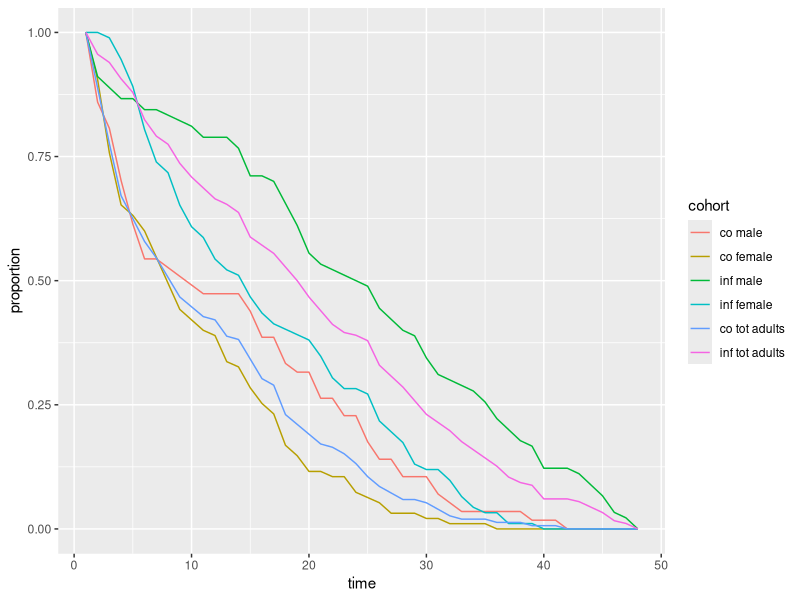
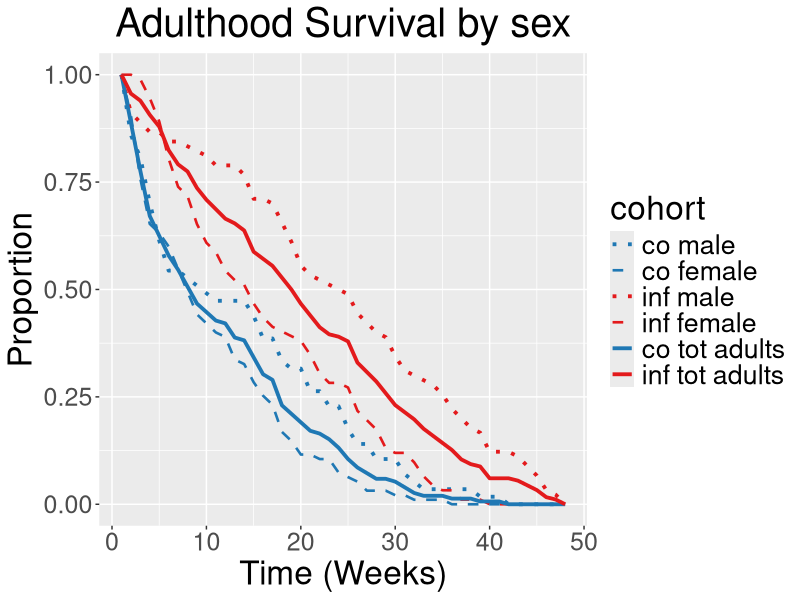

Here is the R script that generated these plots, in order:
###########################################################
#Cimex on life tables (T cruzi-infected and control)
# Code to cimex adult survival by sex graph         
# Written by Renzo Salazar                          
#updated: dic 2016
###########################################################

# R packages being used in case needed:
# Use the commented command if the package is not installed
#install.packages("reshape")
#install.packages("ggplot2")
#install.packages("RColorBrewer")

#loading needed libraries
library("ggplot2")
library("reshape")
library("RColorBrewer")

#setting working directory
setwd("D:/LAB/ENSAYOS/CICLO VIDA CIMEX-CRUZI/R code")
getwd()

#read csv
adsurv<-read.csv(file="cimex adult survival.csv")
head(adsurv)

#using just pull columns
colnames(adsurv)
pullad<-adsurv[,c(14:19)]
head(pullad)

#to get proportions
#create a empty db
dim(pullad)
pulladprop<-data.frame(matrix(NA,nrow=length(adsurv$weeks),ncol=6))
dim(pulladprop)

#fill rows with proportions, dividing by the first row, 
#other way is using sweep function, create a vector with 1st row values.
pulladprop<-pullad/c(pullad[1,])
colnames(pulladprop)<-c("co male","co female","inf male","inf female","co tot adults","inf tot adults")
colnames(pulladprop)

#adding time column (weeks)
pulladprop$time<-c(1:48)
head(pulladprop)

# uncomment if is required the dataframe in CSV file 
#write.csv(pulladprop, file = "pulladprop.csv")

#reshape database to plot.
adprop<-melt(pulladprop, id="time")
colnames(adprop)<-c("time","cohort","proportion")
head(adprop)

# create a basic plot with survival proportion ~ cohort 
ggplot(adprop, aes(x = time, y = proportion, color = cohort, fill = cohort)) +
  geom_line()

#customizing survival curves plot
ggplot(adprop, aes(x = time, y = proportion, color = cohort, fill = cohort)) +
  geom_line(aes(linetype=cohort, size= cohort)) + 
  scale_color_manual(values = c("#1F78B4","#1F78B4","#E31A1C","#E31A1C","#1F78B4","#E31A1C")) +
  scale_linetype_manual(values=c("dotted","dashed","dotted","dashed","solid","solid"))+
  scale_size_manual(values=c(1.3,0.9,1.3,0.9,1.3,1.3))+
  ggtitle("Adulthood Survival by sex") + xlab("Time (Weeks)") + ylab("Proportion") +
  theme(text = element_text(size=24),plot.title = element_text(hjust = 0.5),axis.text.x=element_text(size=18),axis.text.y = element_text(size=18))

#########################################################################################
